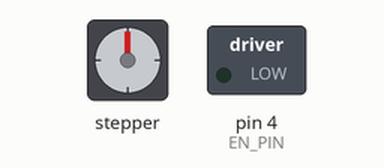
The sketch below on a simulated Arduino Uno, built with avr-gcc and run on an emulated ATmega328P. Parts: stepper motor, switched loads named in the sketch (green lamp = pin HIGH). Stepper angles assume 200 steps per turn.

Above: at 0.05 s.
At 0.85 s:
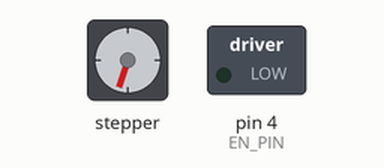
At 1.65 s:
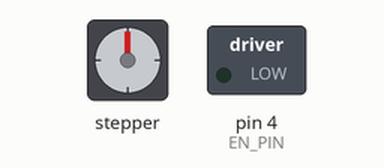
At 3.25 s:
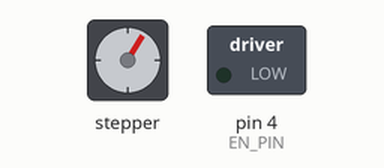
Timing chart, 0 to 5.7 s (numbered marks = the images above):
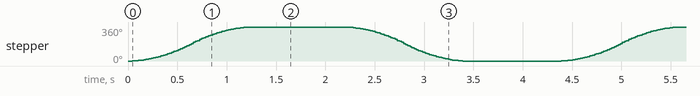

The sketch:

run_to_position.ino
```cpp
// based on: Blocking example by Mike McCauley (mikem@airspayce.com)
// Shows how to use the blocking call runToNewPosition
// Which sets a new target position and then waits until the stepper has
// achieved it. The stepper motor we are using takes 200 steps for one rotation.
#include <AccelStepper.h>

int DIR_PIN = 2;
int STEP_PIN = 3;
int EN_PIN = 4;

AccelStepper stepper(AccelStepper::DRIVER, STEP_PIN, DIR_PIN);

void setup() {
  // Enable the stepper driver
  pinMode(EN_PIN, OUTPUT);
  digitalWrite(EN_PIN, LOW);
  // Set initial speed & acceleration
  stepper.setMaxSpeed(1000);
  stepper.setAcceleration(500);
}

void loop() {
  stepper.runToNewPosition(200);
  delay(1000);
  stepper.runToNewPosition(0);
  delay(1000);
}
```

Measured:
- by itself, stepper: turns 360° clockwise in 1.2 s, then 360° counter-clockwise in 1.2 s, repeating every 4.3 s
